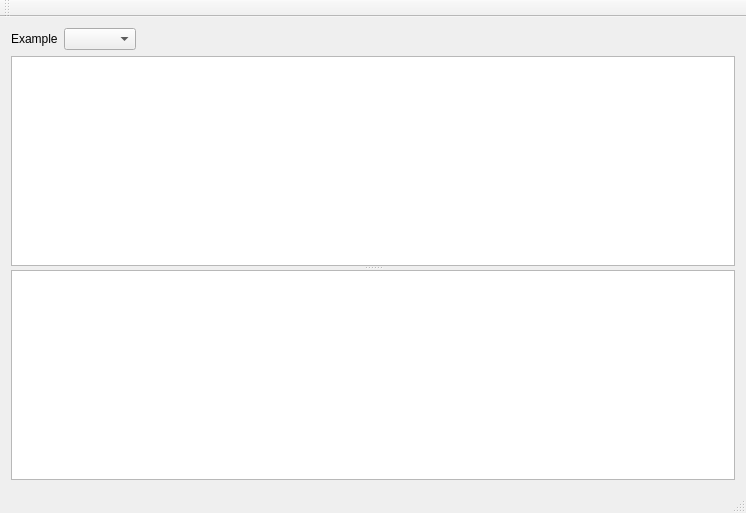
<?xml version="1.0" encoding="UTF-8"?>
<ui version="4.0">
 <class>MainWindow</class>
 <widget class="QMainWindow" name="MainWindow">
  <property name="geometry">
   <rect>
    <x>0</x>
    <y>0</y>
    <width>746</width>
    <height>513</height>
   </rect>
  </property>
  <property name="windowTitle">
   <string>tablebuttons-demo</string>
  </property>
  <widget class="QWidget" name="centralWidget">
   <layout class="QVBoxLayout" name="verticalLayout">
    <item>
     <layout class="QHBoxLayout" name="horizontalLayout">
      <item>
       <widget class="QLabel" name="label">
        <property name="text">
         <string>Example</string>
        </property>
       </widget>
      </item>
      <item>
       <widget class="QComboBox" name="example"/>
      </item>
      <item>
       <spacer name="horizontalSpacer">
        <property name="orientation">
         <enum>Qt::Horizontal</enum>
        </property>
        <property name="sizeHint" stdset="0">
         <size>
          <width>40</width>
          <height>20</height>
         </size>
        </property>
       </spacer>
      </item>
     </layout>
    </item>
    <item>
     <widget class="QSplitter" name="splitter">
      <property name="orientation">
       <enum>Qt::Vertical</enum>
      </property>
      <widget class="QTableView" name="tableView"/>
      <widget class="QPlainTextEdit" name="plainTextEdit"/>
     </widget>
    </item>
   </layout>
  </widget>
  <widget class="QMenuBar" name="menuBar">
   <property name="geometry">
    <rect>
     <x>0</x>
     <y>0</y>
     <width>746</width>
     <height>21</height>
    </rect>
   </property>
  </widget>
  <widget class="QToolBar" name="mainToolBar">
   <attribute name="toolBarArea">
    <enum>TopToolBarArea</enum>
   </attribute>
   <attribute name="toolBarBreak">
    <bool>false</bool>
   </attribute>
  </widget>
  <widget class="QStatusBar" name="statusBar"/>
 </widget>
 <layoutdefault spacing="6" margin="11"/>
 <resources/>
 <connections/>
</ui>
